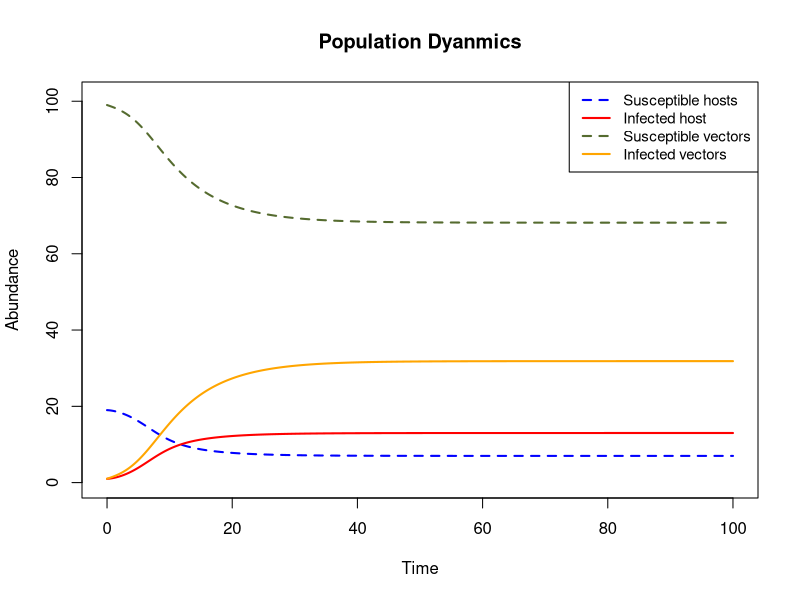
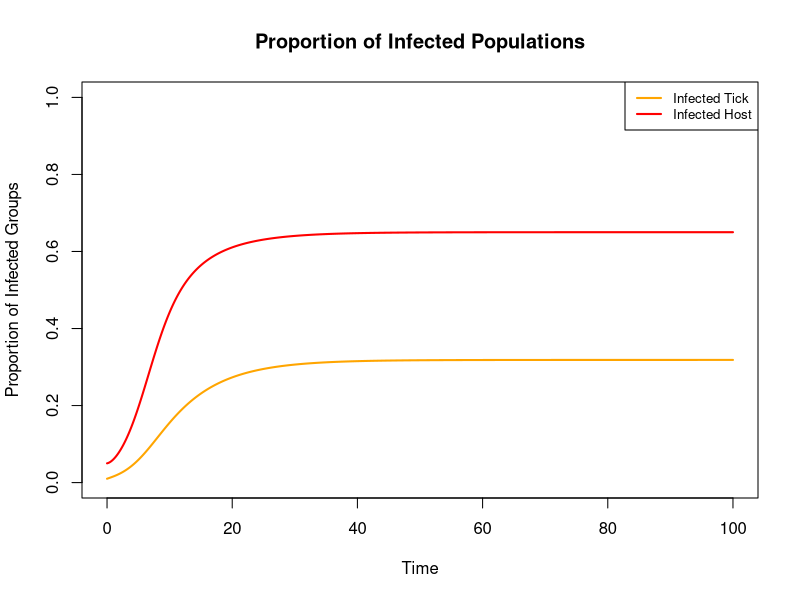
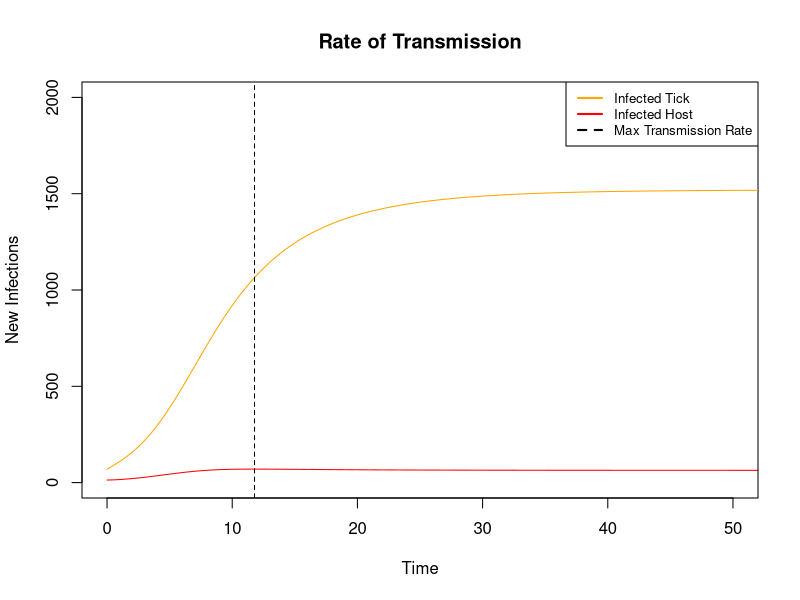
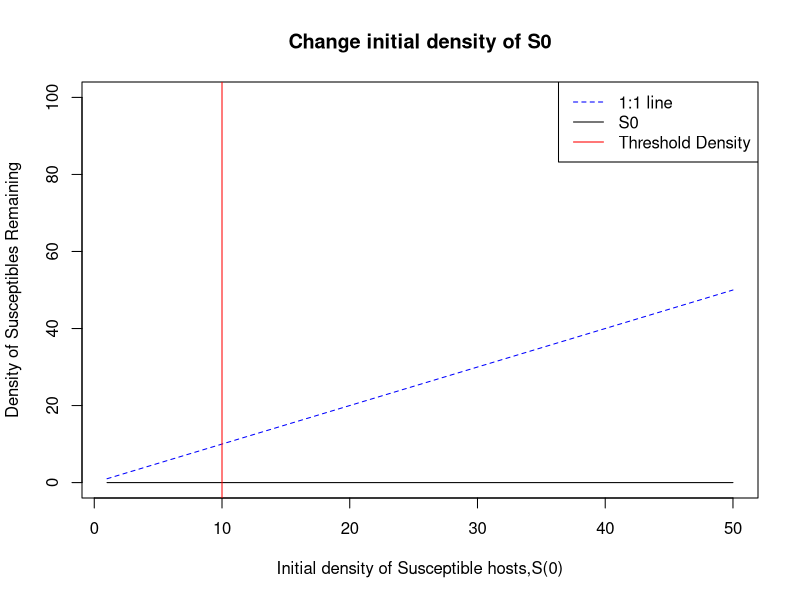

Generate these figures, in order, with R: (Note: this script raises an error after producing the figures.)
## ---- chunk 1
knitr::opts_chunk$set(echo = TRUE)

## ---- chunk 2
# very basic, simple model to build off of
library(deSolve)
host.tick <- function(t, x, params) {
  S = x[1] # susceptible host
  I = x[2] # infected host
  U = x[3] # susceptible vector
  V = x[4] # infected vector
  
  beta_prime = params[1] # inoculation
  alpha = params[2] # acquisition
  gamma = params[3] # host turnover I > S
  birth_v = params[4] # birth of vectors, or input into the system
  death_v = params[5] # death of vectors
  
  # S + I = N host in system
  dSdt = - (beta_prime*S*V)/(S + I) + gamma*I #change of susceptibles to infected
  dIdt = (beta_prime*S*V)/(S + I) - gamma*I # change of infected to susceptibles
  dUdt = - (alpha*S*I)/(S + I) + birth_v*U - death_v*U + 10
  dVdt = (alpha*S*I)/(S + I) + birth_v*V - death_v*V
 
  # U + V = N vector in system, don't think this would be biologically driving I% but check it out
  #dUdt = - (alpha*U*I)/(U + V) + birth_v*U - death_v*U 
  #dVdt = (alpha*U*I)/(U + V) + birth_v*V - death_v*V
  
  return(list(c(dSdt, dIdt, dUdt, dVdt)))
}

# initial values for state variables
  S0 = 19
  I0 = 1
  U0 = 99
  V0 = 1
initial_values = c(S0, I0, U0, V0)

# initial values for parameters
  beta_prime = 0.7 # inoculation #assuming 70% of infectious contacts turn into infections
  alpha = 0.7  # acquisition #assuming 70% of infectious contacts turn into infections
  gamma = 0.6 # host turnover I > S
  birth_v = 0.5 # birth of vectors
  death_v = 0.6 # death of vectors
parameters = c(beta_prime, alpha, gamma, birth_v, death_v) 

# time series
times = seq(0,100, 0.01)

# run the model
results = lsoda(initial_values, times, host.tick, parameters)
colnames(results) = c('time', 'susceptible host', 'infected host', 'susceptible tick', 'infected tick')
head(results)  

#colors()
Scol <- 'blue'
Icol <- 'red'
Ucol <- 'darkolivegreen'
Vcol <- 'orange'

# plot basic abundances graph
plot(results[, 'time'], results[,'susceptible host'], type = 'l', col = Scol, 
     xlab = 'Time', ylab = 'Abundance', main = 'Population Dyanmics',
     ylim = c(0,101), lty = 2, lwd = 2)
lines(results[,'time'], results[,'infected host'], type = 'l', col = Icol, lty = 1, lwd = 2)
lines(results[,'time'], results[,'susceptible tick'], type = 'l', col = Ucol, lty = 2, lwd = 2)
lines(results[,'time'], results[,'infected tick'], type = 'l', col = Vcol, lty = 1, lwd = 2)
legend('topright', legend = c('Susceptible hosts', 'Infected host', 'Susceptible vectors', 'Infected vectors'),
       col = c(Scol, Icol, Ucol, Vcol), lty = c(2,1,2,1), 
       lwd = 2, cex = 0.9)

# hopefully if I can get psi (input into susceptible vectors) there won't be a crashing Vs population

sd(results[,'infected tick'])
sd(results[,'susceptible tick'])
sd(results[,'infected host'])
sd(results[,'susceptible host'])



H = S0 + I0
T = U0 + V0
# max number of infected hosts at t
#max_infected_host<-(max(results[,'infected host']))/H
# at one point at peak infection, 64% of hosts (N = 13) were infected

# max number of infected hosts at t
#max_infected_tick<-(max(results[,'infected tick']))/T
# at one point at peak infection, 32% of ticks (N = 32) were infected


## what proportion of population had been sick at some point?
plot(x = times, y = ((results[,'infected tick'])/T),
     xlab = 'Time', ylab = 'Proportion of Infected Groups',
     main = 'Proportion of Infected Populations',
     lwd = 2, lty = 1, type = 'l',
     col = Vcol,
     ylim = c(0,1))
lines(x = times, y = ((results[,'infected host'])/H), 
     col = Icol, lwd = 2)
legend('topright', legend = c('Infected Tick', 'Infected Host'),
       col = c(Vcol, Icol), lty = 1, lwd = 2,
       cex = 0.8)

## When was rate of transmission highest?
newinfections_host <- beta_prime*(results[,'susceptible host'])*(results[,'infected host'])
newinfections_tick <- beta_prime*(results[,'susceptible tick'])*(results[,'infected tick'])

plot(x = times, y = newinfections_host,
     type = 'l', col = Icol,
     xlab = 'Time', ylab = 'New Infections', main = 'Rate of Transmission',
     ylim = c(0,2000), xlim = c(0,50))
lines(x = times, y = newinfections_tick, col = Vcol)
legend('topright', legend = c('Infected Tick', 'Infected Host', 'Max Transmission Rate'),
       col = c(Vcol, Icol, 'black'), lty = c(1,1,2), lwd = 2,
       cex = 0.8)
max.newinfections_host <- max(newinfections_host)
max.newinfections_tick <- max(newinfections_tick)

for(i in 1:length(times)) {
  if(newinfections_host[i]==max.newinfections_host){
    H.maxnewinf<- times[i]
  }
}
for(i in 1:length(times)) {
  if(newinfections_tick[i]==max.newinfections_tick){
    T.maxnewinf<- times[i]
  }
}
H.maxnewinf
T.maxnewinf
abline(v = T.maxnewinf, lty = 2, col = Vcol)
abline(v = H.maxnewinf, lty = 2, col = 'black')

## ---- chunk 3
## Change initial conditions, like host density to see impact on R0
# make forloop

host.tick.density<- function(t, x, params) {
  S = x[1]
  I = x[2]
  U = x[3]
  V = x[4]
  
  beta_prime = params[1] # inoculation
  alpha = params[2] # acquisition
  gamma = params[3] # host turnover I > S
  birth_v = params[4] # birth of vectors, or input into the system
  death_v = params[5] # death of vectors
  
  # S + I = N host in system
  dSdt = - (beta_prime*S*V) + gamma*I #change of susceptibles to infected
  dIdt = (beta_prime*S*V) - gamma*I # change of infected to susceptibles
  dUdt = - (alpha*S*I) + birth_v*U - death_v*U 
  dVdt = (alpha*S*I) + birth_v*V - death_v*V
 
  return(list(c(dSdt, dIdt, dUdt, dVdt)))
}

Tend = 100
times = seq(0, Tend, by = 1)

# initial values for parameters
  beta_prime = 0.1 # inoculation 
  alpha = 0.1  # acquisition 
  gamma = 1 # host turnover I > S
  birth_v = 0.6 # birth of vectors
  death_v = 0.5 # death of vectors
parameters = c(beta_prime, alpha, gamma, birth_v, death_v) 

# initial values for state variables
  #S0 = 19 changing this
  S0_all <-seq(1,50,1) 
  I0 = 1
  U0 = 200
  V0 = 1


S_longterm = rep(0, length(S0_all))
I_longterm = rep(0, length(S0_all))
U_longterm = rep(0, length(S0_all))
V_longterm = rep(0, length(S0_all))

for(i in length(S0_all)) {
  initial_values = c(S0_all[i], I0, U0, V0)
  
  results = lsoda(initial_values, times, host.tick.density, parameters)
  
  # save final values of state variables
  S_longterm[i] = results[Tend+1,2]
  I_longterm[i] = results[Tend+1,3]
  U_longterm[i] = results[Tend+1,4]
  V_longterm[i] = results[Tend+1,5]
}

plot(S0_all, S_longterm, type = 'l',
     xlab = 'Initial density of Susceptible hosts,S(0)',
     ylab = 'Density of Susceptibles Remaining',
     main = 'Change initial density of S0',
     ylim = c(0, 100))
lines(S0_all, S0_all, type = 'l', col = Scol,lty = 2) # 1:1 line; final density of S = S0
abline(v = gamma/beta_prime, col = 'red') # threshold density of S for pathogen invasion
legend("topright", legend = c('1:1 line','S0', 'Threshold Density'),
       col = c('blue', 'black', 'red'), lty = c(2,1,1))

## ---- chunk 4
## Change initial conditions, like beta_prime to see impact on R0
# make forloop

host.tick.density<- function(t, x, params) {
  S = x[1]
  I = x[2]
  U = x[3]
  V = x[4]
  
  beta_prime = params[1] # inoculation
  alpha = params[2] # acquisition
  gamma = params[3] # host turnover I > S
  birth_v = params[4] # birth of vectors, or input into the system
  death_v = params[5] # death of vectors
  
  # S + I = N host in system
  dSdt = - (beta_prime*S*V) + gamma*I #change of susceptibles to infected
  dIdt = (beta_prime*S*V) - gamma*I # change of infected to susceptibles
  dUdt = - (alpha*S*I) + birth_v*U - death_v*U 
  dVdt = (alpha*S*I) + birth_v*V - death_v*V
 
  return(list(c(dSdt, dIdt, dUdt, dVdt, beta_prime)))
}

Tend = 100
times = seq(0, Tend, by = 1)

# initial values for parameters
  beta_prime_all <- seq(.001, .999, .01)
  #beta_prime = 0.1 # inoculation 
  alpha = 0.1  # acquisition 
  gamma = 1 # host turnover I > S
  birth_v = 0.6 # birth of vectors
  death_v = 0.5 # death of vectors
parameters = c(beta_prime, alpha, gamma, birth_v, death_v) 

# initial values for state variables
  S0 = 19 
  #S0_all <-seq(1,50,1) 
  I0 = 1
  U0 = 200
  V0 = 1

z = 1:100
S_longterm = rep(0, length(z))
I_longterm = rep(0, length(z))
U_longterm = rep(0, length(z))
V_longterm = rep(0, length(z))

for(i in length(z)) {

  parameters = c(beta_prime_all[i], alpha, gamma, birth_v, death_v) 

  results = lsoda(initial_values, times, host.tick.density, parameters)
  
  # save final values of state variables
  S_longterm[i] = results[Tend+1,2]
  I_longterm[i] = results[Tend+1,3]
  U_longterm[i] = results[Tend+1,4]
  V_longterm[i] = results[Tend+1,5]
  beta_prime_longterm[i] = results[Tend+1,6]
}

plot(beta_prime_all,beta_prime_longterm, type = 'l' )
plot(S0_all, S_longterm, type = 'l',
     xlab = 'Initial density of Susceptible hosts,S(0)',
     ylab = 'Density of Susceptibles Remaining',
     main = 'Change initial density of S0',
     ylim = c(0, 250))
lines(S0_all, S0_all, type = 'l', col = Scol,lty = 2) # 1:1 line; final density of S = S0
abline(v = gamma/beta_prime, col = 'red') # threshold density of S for pathogen invasion
legend("topright", legend = c('1:1 line','S0', 'Threshold Density'),
       col = c('blue', 'black', 'red'), lty = c(2,1,1))

## ---- chunk 5

## need to fix my ODEs here

# initial values for parameters  
  beta_prime = 0.9 # inoculation
  alpha = 0.8  # acquisition
  gamma = 0.7 # host turnover I > S
  birth_v = 0.3 # birth of vectors
  death_v = 0.5 # death of vectors

# inital values for state variables
  H = 30
  T = 100
  
  S0 = 29
  I0 = 1
  U0 = 99
  V0 = 1

# set up storage variables
tset <- seq(0, 60, 2000)
H.simu1 <- NaN*tset; H.simu1[1] <- H
T.simu1 <- NaN*tset; T.simu1[1] <- T
S.simu1 <- NaN*tset; S.simu1[1] <- S0
I.simu1 <- NaN*tset; I.simu1[1] <- I0
U.simu1 <- NaN*tset; U.simu1[1] <- U0
V.simu1 <- NaN*tset; V.simu1[1] <- V0

for(i in 2:length(tset)) {
  dt <- tset[i] - tset[i -1]
  # rename to shorten commands to make ODEs easier
  S <- S.simu1[i-1]
  I <- I.simu1[i-1]
  U <- U.simu1[i-1]
  V <- V.simu1[i-1]
  
  dS <- (- (beta_prime*S*V)/(S + I) + gamma*I)*dt
  dI <- ( (beta_prime*S*V)/(S + I) - gamma*I)*dt
  dU <- (- (alpha*S*I)/(S + I) + birth_v*U - death_v*U)*dt
  dV <- ((alpha*S*I)/(S + I) - death_v*U)*dt
  
  dH <- dS + dI
  dT <- dU + dV
  
  H.simu1[i] <- H +dH
  T.simu1[i] <- T +dT
  S.simu1[i] <- S +dS
  I.simu1[i] <- I +dI
  U.simu1[i] <- U +dU
  V.simu1[i] <- V +dV
}


## ---- chunk 6
q.to.f <- function(t, x, params) {
  Xqii = x[1] # infected stays infected
  Xqsi = x[2] # susceptible becomes infected
  Xqss = x[3] # susceptible stays susceptible
  
  
  lambda= params[1] # inoculation
  alpha = params[2] # acquisition via infected blood meal
  sigma = params[3] # acquisition via cofeeding
  psi = params[4] # input of new vectors into questing X
  omega = params[5] # death of vectors
  
  # S + I = N host in system
  dXqiidt = psi - omega*Xqii - lambda*Xqii # infected stays infected
  dXqsidt = psi - omega*Xqsi - lambda*Xqsi*alpha - lambda*Xqsi*sigma # susceptible becomes infected
  # if sigma/alpha 0, selects 1 route of transmission
  dXqssdt = psi - omega*Xqss - lambda*Xqss # susceptible stays susceptible
  
  return(list(c(dXqiidt, dXqsidt, dXqssdt)))
}

Xqii0 = 10
Xqsi0 = 30
Xqss0 = 60

## set values
# state variables
initial_values = c(Xqii0, Xqsi0, Xqss0)

## all transmission routes are equal
# parameters
  lambda= .7 # contact rate
  alpha_equal = .01 # acquisition via infected blood meal
  sigma_equal = .01 # acquisition via cofeeding
  psi = 50 # input of new vectors into questing X
  omega = .5 # death of vectors

parameters_equal = c(lambda, alpha_equal, sigma_equal, psi, omega) 

times = seq(0,5, 0.01)

results_equal = lsoda(initial_values, times, q.to.f, parameters_equal)
colnames(results_equal) = c('time', 'I to I', 'S to I', 'S to S')
head(results_equal)  

## HT greater >>
# parameters
  lambda= .7 # contact rate
  alpha_greater = .7 # acquisition via infected blood meal
  sigma_equal = .01 # acquisition via cofeeding
  psi = 50 # input of new vectors into questing X
  omega = .5 # death of vectors

parameters_HT = c(lambda, alpha_greater, sigma_equal, psi, omega) 

times = seq(0,5, 0.01)

results_HT = lsoda(initial_values, times, q.to.f, parameters_HT)
colnames(results_HT) = c('time', 'I to I', 'S to I', 'S to S')
head(results_HT)  

## co-feeding greater
# parameters
  lambda= .7 # contact rate
  alpha_small = .1 # acquisition via infected blood meal
  sigma_greater = .4 # acquisition via cofeeding
  psi = 50 # input of new vectors into questing X
  omega = .5 # death of vectors

parameters_CF = c(lambda, alpha_small, sigma_greater, psi, omega) 

times = seq(0,5, 0.01)

results_CF = lsoda(initial_values, times, q.to.f, parameters_CF)
colnames(results_CF) = c('time', 'I to I', 'S to I', 'S to S')
head(results_CF)  


qiicol <-"blue"
qsicol<- 'red'
qsscol <- 'purple'

# use main = c('', paste())
# alternative title Transitions from Questing to Feeding. 
par(mfrow = c(3,1), mar = c(2,4,3,1))
# equal

## try to find max of susceptible ticks going into next system


plot(results_equal[, 'time'], results_equal[,'I to I'], type = 'l', col = qiicol, 
     xlab = 'Time', ylab = 'Abundance',main = c('Transmission inputs: Non-systemic = Systemic'),cex.main = 1,
     ylim = c(0,100), lty = 1, lwd = 2)
lines(results_equal[,'time'], results_equal[,'S to I'], type = 'l', col = qsicol, lty = 1, lwd = 2)
lines(results_equal[,'time'], results_equal[,'S to S'], type = 'l', col = qsscol, lty = 1, lwd = 2)
legend('bottomright', legend = c('I to I', 'S to I', 'S to S'),
       col = c('blue', 'purple', 'red'), lty = c(1,1,1), 
       lwd = c(2,2,2), cex = 1, horiz = TRUE)

# greater HT
plot(results_HT[, 'time'], results_HT[,'I to I'], type = 'l', col = qiicol, 
     xlab = 'Time', ylab = 'Abundance', main = 'Transmission inputs: Non-systemic << Systemic',cex.main = 1,
     ylim = c(0,100), lty = 1, lwd = 2)
lines(results_HT[,'time'], results_HT[,'S to I'], type = 'l', col = qsicol, lty = 1, lwd = 2)
lines(results_HT[,'time'], results_HT[,'S to S'], type = 'l', col = qsscol, lty = 1, lwd = 2)
legend('bottomright', legend = c('I to I', 'S to I', 'S to S'),
       col = c('blue', 'purple', 'red'), lty = c(1,1,1), 
       lwd = c(2,2,2), cex = 1, horiz = TRUE)

# greater CF
plot(results_CF[, 'time'], results_CF[,'I to I'], type = 'l', col = qiicol, 
     xlab = 'Time', ylab = 'Abundance', main =  'Transmission inputs: Non-systemic > Systemic',cex.main = 1, 
     ylim = c(0,100), lty = 1, lwd = 2)
lines(results_CF[,'time'], results_CF[,'S to I'], type = 'l', col = qsicol, lty = 1, lwd = 2)
lines(results_CF[,'time'], results_CF[,'S to S'], type = 'l', col = qsscol, lty = 1, lwd = 2)
legend('bottomright', legend = c('I to I', 'S to I', 'S to S'),
       col = c('blue', 'purple', 'red'), lty = c(1,1,1), 
       lwd = c(2,2,2), cex = 1, horiz = TRUE)


## ---- chunk 7
all.phases <- function(t, x, params) {
  # 3 classes from questing to feeding
  Xq = x[1] # infected stays infected
  Xf = x[2]
  Xe = x[3]
  
  lambda = params[1]
  phi = params[2]
  tau = params[3]
  
  psi = params[4]
  omega = params[5]
  
  # S + I = N host in system
  
  # questing to feeding
  dXqdt = psi - omega*Xq - lambda*Xq # infected stays infected
  
  
  # feeding to engorged
  dXfdt = lambda*Xq - omega*Xf - phi*Xf
  
  
  # engorged to molted to next X
  dXedt = phi*Xf - omega*Xe - tau*Xe

  
  return(list(c(dXqdt,dXfdt,dXedt)))
}

Xq0 = 100
Xf0 = 60
Xe0 = 50

## set values
# state variables
initial_values = c(Xq0,Xf0,Xe0)

# parameters_equal
lambda = .5 # contact rate
  phi = .5 # drop off rate
  tau = .5 # molting rate
  
  psi = 10 # input of new vectors into questing X
  omega = .5 # death of vectors
  
parameters_equal = c(lambda, phi, tau, psi, omega) 

times = seq(0,5, 0.1)

results_equal = lsoda(initial_values, times, all.phases, parameters_equal)
colnames(results_equal) = c('time', 'Xq','Xf','Xe')
head(results_equal)  

# greater parameters
lambda_greater = .8 # contact rate
  phi_greater = .8 # drop off rate
  tau_greater = .8 # molting rate
  
  psi = 10 # input of new vectors into questing X
  omega = .5 # death of vectors
  
parameters_greater = c(lambda_greater, phi_greater, tau_greater, psi, omega) 

times = seq(0,5, 0.1)

results_greater = lsoda(initial_values, times, all.phases, parameters_greater)
colnames(results_greater) = c('time', 'Xq','Xf','Xe')
head(results_greater)  

# lower parameters
lambda_lower = .3 # contact rate
  phi_lower = .3 # drop off rate
  tau_lower = .3 # molting rate
  
  psi = 10 # input of new vectors into questing X
  omega = .5 # death of vectors
  
parameters_lower = c(lambda_lower, phi_lower, tau_lower, psi, omega) 

times = seq(0,5, 0.1)

results_lower = lsoda(initial_values, times, all.phases, parameters_lower)
colnames(results_lower) = c('time', 'Xq','Xf','Xe')
head(results_lower)  

#par(mfrow = c(3,1))
plot(results_greater[, 'time'], results_greater[,'Xq'], type = 'l', col = 'red', 
     xlab = 'Time', ylab = 'Abundance',main = 'Tick population dynamics, temp parameters increased',
     ylim = c(0,100), lty = 1, lwd = 2)
lines(results_greater[,'time'], results_greater[,'Xf'], type = 'l', col = 'green', lty = 1, lwd = 2)
lines(results_greater[,'time'], results_greater[,'Xe'], type = 'l', col = 'blue', lty = 1, lwd = 2)
legend('topright', legend = c('questing','feeding','engorged'),
       col = c('red', 'blue', 'green'), lty = c(1,1,1), 
       lwd = c(2,2,2), cex = 0.7, horiz = TRUE)
plot(results_equal[, 'time'], results_equal[,'Xq'], type = 'l', col = 'red', 
     xlab = 'Time', ylab = 'Abundance',main = 'Tick population dynamics, temp. parameters base level',
     ylim = c(0,100), lty = 1, lwd = 2)
lines(results_equal[,'time'], results_equal[,'Xf'], type = 'l', col = 'green', lty = 1, lwd = 2)
lines(results_equal[,'time'], results_equal[,'Xe'], type = 'l', col = 'blue', lty = 1, lwd = 2)
legend('topright', legend = c('questing','feeding','engorged'),
       col = c('red', 'blue', 'green'), lty = c(1,1,1), 
       lwd = c(2,2,2), cex = 0.7, horiz = TRUE) 
plot(results_lower[, 'time'], results_lower[,'Xq'], type = 'l', col = 'red', 
     xlab = 'Time', ylab = 'Abundance',main = 'Tick population dynamics, temp. parameters decreased', ylim = c(0,100), lty = 1, lwd = 2)
lines(results_lower[,'time'], results_lower[,'Xf'], type = 'l', col = 'green', lty = 1, lwd = 2)
lines(results_lower[,'time'], results_lower[,'Xe'], type = 'l', col = 'blue', lty = 1, lwd = 2)
legend('topright', legend = c('questing','feeding','engorged'),
       col = c('red', 'blue', 'green'), lty = c(1,1,1), 
       lwd = c(2,2,2), cex = 0.7, horiz = TRUE)
## ---- chunk 8
reduced <- function(t, x, params) {
  Lqi = x[1]
  Lqs = x[2]
  Lfi = x[3]
  Lfs = x[4]
  
  Nqi = x[5]
  Nqs = x[6]
  Nfi = x[7]
  Nfs = x[8]
  
  Aqi = x[9]
  Aqs = x[10]
  Afi = x[11]
  Afs = x[12]
  
  t = params[1]
  k = params[2]
  b = params[3] # contact rate
  p = params[4]
  y = params[5] # birth rate
  H = params[6]
  Hi = params[7]
  Hs = params[8]
  v = params[9] # no VT
  
  dLqidt = Afi*y*p - b*H*Lqi
  dLqsdt = Afi*y*w + y*w*Afs - b*Hi*Lqi - b*Hs*Lqs
  dLfidt = b*Hi*Lqi + b*Hs*Lqs - t*k*Lfi
  dLfsdt = b*Hs*Lqs - t*k*Lfs
  
  dNqidt = t*k*Lfi - b*H*Nqi
  dNqsdt = t*k*Lfs - b*Hs*Nqs - b*Hi*Nqs
  dNfidt = b*H*Nqi + b*Hi*Nqs - t*k*Nfi
  dNfsdt = b*Hs*Nqs - t*k*Nfs 
  
  dAqidt = t*k*Nfi - b*H*Aqi
  dAqsdt = t*k*Nfs - b*Hs*Aqi - b*Hi*Aqs
  dAfidt =  b*H*Aqi + b*Hi*Aqs - y*p*Afi - y*w*Afi
  dAfsdt = b*Hs*Aqs - y*w*Afs
    
  return(list(c(dLqidt, dLqsdt, dLfidt, dLfidt,
                dNqidt, dNqsdt, dNfidt, dNfidt,
                dAqidt, dAqsdt, dAfidt, dAfidt
                )))
}

  Lqi0 = 30
  Lqs0 = 70
  Lfi0 = 30
  Lfs0 = 50
  
  Nqi0 = 20
  Nqs0 = 30
  Nfi0 = 15
  Nfs0 = 25
  
  Aqi0 = 30
  Aqs0 = 10
  Afi0 = 25
  Afs0 = 5
  
initial_values = c(Lqi0, Lqs0, Lfi0, Lfs0,
                   Nqi0, Nqs0, Nfi0, Nfs0,
                   Aqi0, Aqs0, Afi0, Afs0)

t = 1.5 # temp sensitive
k = .4 # survival
b = .8 # contact rate
p = .7 # VT
y = .9 # birth rate
H = 40 # hi + hs
Hi = 25
Hs = 15
v = .3 # no VT

parameters = c(t,k, b, p, y, H, Hi, Hs,v)

times = seq(0,5, by = 0.01)

results = lsoda(initial_values, times, reduced, parameters)
colnames(results) = c('time', 'Lqi','Lqs','Lfi','Lfs',
                       'Nqi','Nqs','Nfi','Nfs',
                       'Aqi','Aqs','Afi','Afs')
#head(results)
plot(results[,'time'], results[,'Lqi'], type = 'l', col = 'red')
lines(results[,'time'], results[,'Nqi'], type = 'l', col = 'blue')
lines(results[,'time'], results[,'Aqi'], type = 'l', col = 'green')
# uninfected
lines(results[,'time'], results[,'Lqs'], type = 'l', col = 'red', lty = 2)
lines(results[,'time'], results[,'Nqs'], type = 'l', col = 'blue', lty = 2)
lines(results[,'time'], results[,'Aqs'], type = 'l', col = 'green', lty = 2)



## ---- chunk 9
eggstoadults <- function(t, x, params) {
  
  # LARVAE
  # omit 3 classes from questing to feeding
  Lqv = x[1] # infected stays infected
  Lqu = x[2]
  #Lqs.a = x[2] # susceptible becomes infected
  #Lqs.b = x[3] # susceptible stays susceptible
  
  # 2 classes from feeding to engorged
  Lfi = x[3]
  Lfs = x[4]
  # 2 classes from engorged to molted
  Lei = x[5]
  Les = x[6]
  
  #NYMPHS
  Nqi = x[7] # infected stays infected
  Nqs = x[8] # susceptible becomes infected
  #Nqs.b = x[10] # susceptible stays susceptible
  
  # 2 classes from feeding to engorged
  Nfi = x[9]
  Nfs = x[10]
  # 2 classes from engorged to molted
  Nei = x[11]
  Nes = x[12]
  
  
  #ADULTS
  Aqi = x[13] # infected stays infected
  Aqs = x[14]
  
  # 2 classes from feeding to engorged
  Afi = x[15]
  Afs = x[16]
  
  # eggs
  Gv = x[17]
  Gu = x[18]
  
  # hosts
  Hi = x[19]
  Hs = x[20]
  
  Di = x[21]
  Ds = x[22]
    
  kappa = params[1] # survival prop to next life stage
  rho = params[2] # filial infection prevalence (fip)
  rho_prime = params[3] # no fip
  beta = params[4] # transmission between host and questing ticks (contact x prob infect)
  phi = params[5] # dropping off rate
  tau = params[6] # molting rate
  delta = params[7] # birth rate
  tot = params[8] # total ovarial transmission (tot)
  tot_prime = params[9] # no tot
  B = params[10] #contact rate
  q = params[11] # prob tick infected 
  gamma = params[12] # recovery rate of host
  

  
  # questing to feeding
  dLqvdt = kappa*rho*Gv - beta*(Hs + Hi)*Lqv 
  dLqudt = kappa*rho_prime*Gv + kappa*Gu - beta*Hi*Lqu - beta*Hs*Lqu
  
  # feeding to engorged
  dLfidt = beta*(Hs + Hi)*Lqv + beta*Hi*Lqu - phi*Lfi
  dLfsdt = beta*Hs*Lqu - phi*Lfs
  
  # engorged to molted to next X
  dLeidt = phi*Lfi - kappa*tau*Lei 
  dLesdt = phi*Lfs - kappa*tau*Les
  
  ## NYMPHS
  # questing to feeding
  dNqidt = kappa*tau*Lei - beta*(Hs + Hi)*Nqi 
  dNqsdt = kappa*tau*Les - beta*Hi*Nqs - beta*Hs*Nqs 
  
  # feeding to engorged
  dNfidt = beta*H*Nqi + beta*Hi*Nqs - phi*Nfi
  dNfsdt = beta*Hs*Nqs - phi*Nfs
  
  # engorged to molted to next X
  dNeidt = phi*Nfi - kappa*tau*Nei 
  dNesdt = phi*Nfs - kappa*tau*Nes
  
  ## Adults
  # questing to feeding
  dAqidt = kappa*tau*Nei - beta*(Ds+Di)*Aqi 
  dAqsdt = kappa*tau*Nes - beta*Di*Aqs - beta*Ds*Aqs 
  
  # feeding to birthing
  dAfidt = beta*(Ds + Di)*Aqi + beta*Di*Aqs - delta*tot*Afi - delta*tot_prime*Afi
  dAfsdt = beta*Ds*Aqs - delta*Afs
  
 # birthing/eggs
  dGvdt = delta*tot*Afi - kappa*rho*Gv - kappa*rho_prime*Gv
  dGudt = delta*tot*Afs + delta*tot_prime*Afi - kappa*Gu
  
# host populations
  
  dHsdt = - ((Hs*(B*q)*Lqi*Nqi)/(Hs + Hi)) + gamma*Hi # assuming contact rate and inf prob are = for L and N but need to change
  dHidt = ((Hs*(B*q)*Lqi*Nqi)/(Hs + Hi)) - gamma*Hi
  
  dDsdt = - ((Ds*(B*q)*Aqi)/(Di + Ds)) + gamma*Di
  dDidt =  ((Ds*(B*q)*Aqi)/(Di + Ds)) - gamma*Di
  
   # S + I = N host in system
  dHdt = dHidt + dHsdt # rodent hosts
  dDdt = dDidt + dDsdt # deer hosts
  
  return(list(c(dLqvdt, dLqudt, dLfidt, dLfsdt, dLeidt, dLesdt,
                dNqidt, dNqsdt, dNfidt, dNfsdt, dNeidt, dNesdt,
                dAqidt, dAqsdt, dAfidt, dAfsdt, 
                dGvdt, dGudt,
                dHsdt, dHidt,
                dDsdt, dDidt)))
}

Lqv0 = 10
Lqu0 = 10
Lfi0 = 10
Lfs0 = 10
Lei0 = 10
Les0 = 10
                
Nqi0 = 5 
Nqs0 = 5
Nfi0 = 5
Nfs0 = 5
Nei0 = 5
Nes0 = 5

Aqi0 = 1
Aqs0 = 1
Afi0 = 1
Afs0 = 1

Gv0 = 20
Gu0 = 20

Hs0 = 5
Hi0 = 5
Ds0 = 2
Di0 = 2

## set values
# state variables
initial_values = c(Lqv0,Lqu0,Lfi0,Lfs0,Lei0,Les0,
                Nqi0, Nqs0,Nfi0,Nfs0,Nei0,Nes0,
                Aqi0,Aqs0,Afi0,Afs0,
                Gv0,Gu0,
                Hs0,Hi0,
                Ds0,Di0)

# parameters
  kappa = .9 # survival prop to next life stage
  rho = .6 # filial infection prevalence (fip)
  rho_prime = .4 # no fip
  beta = .9 # transmission between host and questing ticks (contact x prob infect)
  phi = .9 # dropping off rate
  tau = .6 # molting rate
  delta =  .3 # birth rate
  tot = .3 # total ovarial transmission (tot)
  tot_prime = .7 # no tot
  B = .8#contact rate
  q = .5 # prob tick infected 
  gamma = .4 # recovery rate of host
  
parameters = c(kappa, rho, rho_prime, beta, phi,
               tau, delta, tot, tot_prime, B, q, gamma) 

times = seq(0,50, 0.1)

results = lsoda(initial_values, times, eggstoadults, parameters)
colnames(results) = c('time', 'Lqv', 'Lqu', 'Lfi', 'Lfs', 'Lei', 'Les',
                      'Nqi', 'Nqs','Nfi', 'Nfs', 'Nei', 'Nes', 
                      'Aqi', 'Aqs', 'Afi','Afs',
                      'Gv', 'Gu',
                      'Hs', 'Hi',
                      'Ds', 'Di')
head(results)  
#View(results)

# plot infected
plot(results[, 'time'], results[,'Lqv'], type = 'l', col = 'red', 
     xlab = 'Time', ylab = 'Abundance', main = 'Infected Tick Life Stages',
     ylim = c(0,50), xlim = c(0,15),
     lty = 1, lwd = 2)
lines(results[,'time'], results[,'Nqi'], type = 'l', col = 'blue', lty = 1, lwd = 2)
lines(results[,'time'], results[,'Aqi'], type = 'l', col = 'green', lty = 1, lwd = 2)



plot(results[, 'time'], results[,'Lqv'], type = 'l', col = 'black',
     xlab = 'time', ylab = 'abundance',
     main = 'crazyland',ylim = c(0,100), lty = 1, lwd = 1)
lines(results[,'time'], results[,'Lqu'], type = 'l', col = 'grey', lty = 1, lwd = 1)
lines(results[,'time'], results[,'Lfi'], type = 'l', col = 'lightblue1', lty = 2, lwd = 1)
lines(results[,'time'], results[,'Lfs'], type = 'l', col = 'lightblue2', lty = 1, lwd = 1)
lines(results[,'time'], results[,'Lei'], type = 'l', col = 'lightblue3', lty = 2, lwd = 1)
lines(results[,'time'], results[,'Les'], type = 'l', col = 'lightblue4', lty = 1, lwd = 1)
lines(results[,'time'], results[,'Nqi'], type = 'l', col = 'lightsalmon', lty = 1, lwd = 2)
lines(results[,'time'], results[,'Nqs'], type = 'l', col = 'lightsalmon1', lty = 1, lwd = 2)
lines(results[,'time'], results[,'Nfi'], type = 'l', col = 'lightsalmon2', lty = 2, lwd = 2)
lines(results[,'time'], results[,'Nfs'], type = 'l', col = 'lightsalmon3', lty = 1, lwd = 2)
lines(results[,'time'], results[,'Nei'], type = 'l', col = 'lightsalmon4', lty = 2, lwd = 2)
lines(results[,'time'], results[,'Nes'], type = 'l', col = 'lightpink', lty = 1, lwd = 2)
lines(results[,'time'], results[,'Aqi'], type = 'l', col = 'plum', lty = 1, lwd = 3)
lines(results[,'time'], results[,'Aqs'], type = 'l', col = 'plum1', lty = 1, lwd = 3)
lines(results[,'time'], results[,'Afi'], type = 'l', col = 'plum2', lty = 2, lwd = 3)
lines(results[,'time'], results[,'Afs'], type = 'l', col = 'plum3', lty = 1, lwd = 3)


## ---- chunk 10
# types of competent and non-competent hosts, need to figure out this bit
S = 10
I = 1
H = S + I
# H1 = 
# H2 =
# H3 =
# H_types = H1 + H2 + H3

# susceptible hosts
H_s1 = 5 # highly competent # NEFU
H_s2 = 7 # lowly comptenty  # PERO
H_s3 = 9 # not competent    # SCOC
S = H_s1 + H_s2 +H_s3

# infected hosts  
H_i1 = 4 # highly competent # NEFU
H_i2 = 0 # lowly comptenty  # PERO
H_i3 = 0 #not competent    # SCOC # this is a weird one
I = H_i1 + H_i2 +H_i3 


# susceptible ticks
Ls = 12
Ns = 8
As = 2
Vs = Ls + Ns + As

# infected ticks
Li = 1
Ni = 0
Ai = 0
Vi = Li + Ni + Ai

# tick life stages
X = Vs + Vi
L = 10
N = 8
A = 2
X_ls = L + N + A

# infected questing ticks 
Lqi = 1
Nqi = 11
Aqi = 9
q = Lqi + Nqi + Aqi 

## ---- chunk 11
# tick natural mortality

wl = .1
wn = .2
wa = .2
w = wl + wn + wa

# host recovery rate 
gamma = .9

# tick input to each life stage
psi = X_ls*w # need to figure this out

 
# contact rate between tick and host
beta_l = .05
beta_n = .03
beta_a = .01
beta_x = beta_l + beta_n + beta_a

# tick acquisition rate of pathogen ( host to tick )
alpha = (I * beta_x * q)/H

# I want to divie this up into contact between different types of competent hosts eventually
# beta_l1 =
#   beta_l2 =
#   beta_l3 =
# beta_n1 =
#   beta_n2 =
#   beta_n3 =
# beta_a1 =
#   beta_a2 =
#   beta_a3 =
  # infectious contact rate between tick and host
beta = beta_x * q

# host inoculation rate of patogen ( tick to host )
beta_prime = (H * beta * X)/ H


## ---- chunk 12
toy2.0 <- function(t, x, params) {
  S = x[1] # susceptible host
  I = x[2] # infected host
  U = x[3] # susceptible vector
  V = x[4] # infected vector
  
  beta_prime = params[1] # inoculation
  alpha = params[2] # acquisition
  gamma = params[3] # host turnover I > S
  birth_v = params[4] # birth of vectors, or input into the system
  death_v = params[5] # death of vectors
  
  # S + I = N host in system
  dSdt = - beta_prime + gamma*I #change of susceptibles to infected
  dIdt = beta_prime - gamma*I # change of infected to susceptibles
  dUdt = - alpha - death_v*Vs + psi # need to switch birth_v to psi
  dVdt = alpha + birth_v*Vs - death_v*Vi # need to switch birth_v to psi
 
  # U + V = N vector in system, don't think this would be biologically driving I% but check it out
  #dUdt = - (alpha*U*I)/(U + V) + birth_v*U - death_v*U 
  #dVdt = (alpha*U*I)/(U + V) + birth_v*V - death_v*V
  
  return(list(c(dSdt, dIdt, dUdt, dVdt)))
  

}
S0 = 19
I0 = 1
U0 = 99
V0 = 1

initial_values = c(S0, I0, U0, V0)


  # beta_prime = 0.9 # inoculation
  # alpha = 0.8  # acquisition
  # gamma = 0.7 # host turnover I > S
  # birth_v = 0.2 # birth of vectors
  # death_v = 0.5 # death of vectors

parameters = c(beta_prime, alpha, gamma, birth_v, death_v) 

times = seq(0,30, 0.01)

results = lsoda(initial_values, times, toy2.0, parameters)
colnames(results) = c('time', 'susceptible host', 'infected host', 'susceptible tick', 'infected tick')
head(results)  

plot(results[, 'time'], results[,'susceptible host'], type = 'l', col = 'blue', 
     xlab = 'time', ylab = 'abundance', ylim = c(0,101), lty = 1, lwd = 1)
lines(results[,'time'], results[,'infected host'], type = 'l', col = 'blue', lty = 2, lwd = 2)
lines(results[,'time'], results[,'susceptible tick'], type = 'l', col = 'red', lty = 1, lwd = 1)
lines(results[,'time'], results[,'infected tick'], type = 'l', col = 'red', lty = 2, lwd = 2)
legend('bottomright', legend = c('Susceptible hosts', 'Infected host', 'Susceptible vectors', 'Infected vectors'),
       col = c('blue', 'blue', 'red', 'red'),lty = c(1,2,1,2), cex = 0.9,
       lwd = c(1,2,1,2))
